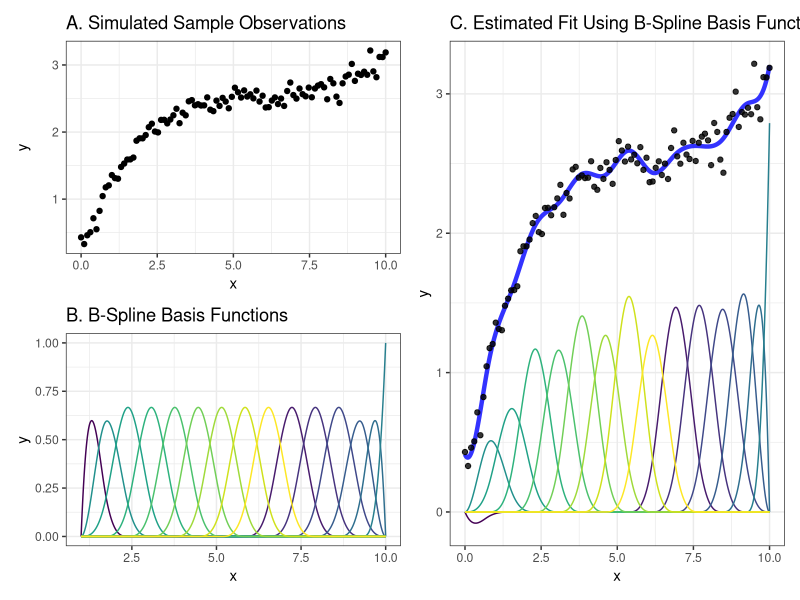
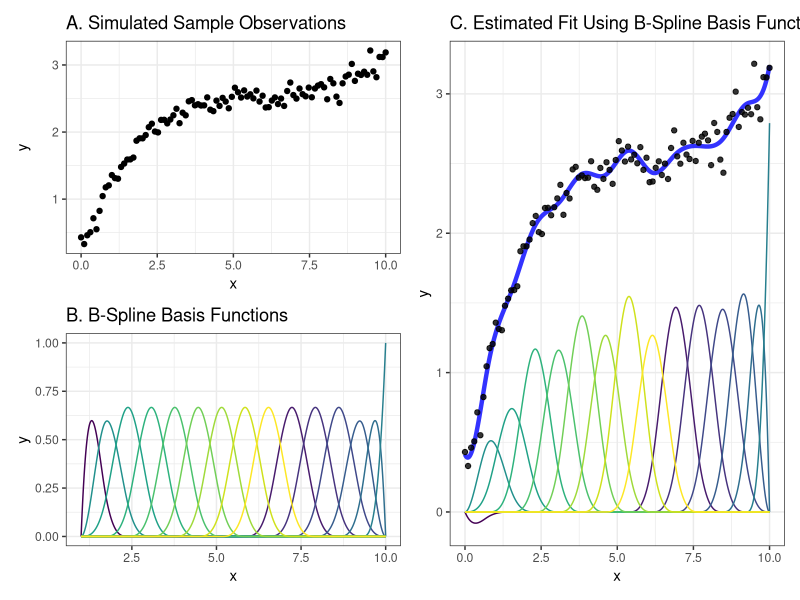

The R source for these figures, in order:
# supplementary gam figures
library(ggplot2)
library(tibble)
library(magrittr)
library(dplyr)
library(splines)
library(here)

df <- tibble::tibble(x = seq(0,10,length.out=100) + rnorm(n = 100, sd = .25),
                 y = (x-6)^3/100 + x^2/100 + rnorm(n=100, sd = .1) + 5)


set.seed(2022)
n <- 100
df <- tibble::tibble(x = seq(0,10,length.out=n),
                 y = (x-6)^3/100 + rnorm(n=n, sd = .1) + 2.5)

ggplot(df, aes(x = x, y = y)) +
  geom_point() +
  theme_bw() +
  ggtitle("A. Simulated Sample Observations") ->
  scatterplot

basis <- bs(seq(0,10, length.out=1000), df = 15)

basis_tidy <- basis %>%
  as.data.frame() %>%
  mutate(x = seq(1,10,length.out=1000)) %>%
  tidyr::pivot_longer(
    cols = setdiff(colnames(.), "x"),
    names_to = "basis",
    values_to = 'y'
  )

basis_tidy %>% # filter(basis != '15') %>%
  ggplot(aes(x = x, y = y, color = basis)) +
  geom_line() +
  theme_bw()+
  scale_color_viridis_d() +
  theme(legend.position = 'none') +
  ggtitle("B. B-Spline Basis Functions") ->
  basis_plot

model <- lm(y ~ bs(x, df = 15), data = df)

basis_fit <- t( coef(model)[2:16] * t(basis[,c(1:15)]) ) %>%
  rowSums(na.rm = T) + coef(model)[1]

basis_expansion <- t( coef(model)[2:16] * t(basis[,c(1:15)]) ) %>%
  as.data.frame() %>%
  mutate(x = seq(0,10,length.out=1000)) %>%
  tidyr::pivot_longer(
    cols = setdiff(colnames(.), "x"),
    names_to = "basis",
    values_to = 'y'
  )

ggplot(df, aes(x = x, y = y)) +
  geom_line(data = data.frame(x = seq(0, 10, length.out = 1000), y = basis_fit), size = 1.5, alpha = 0.8, color = 'blue') +
  geom_point(alpha = 0.8) +
  geom_line(data = basis_expansion, mapping = aes(color = basis)) +
  theme_bw() +
  scale_color_viridis_d() +
  theme(legend.position = 'none') +
  ggtitle("C. Estimated Fit Using B-Spline Basis Functions") ->

  fit_plot

library(patchwork)

(scatterplot / basis_plot) | fit_plot

ggsave("analysis/10_supplementary_gam_figures/gam_demo_figure.png", width=12, height = 4.5)
